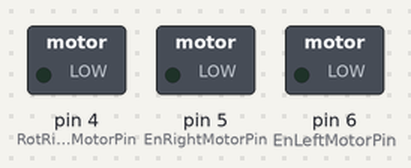
Bench run of a sketch on a simulated Arduino Uno, built with avr-gcc and run on an emulated ATmega328P. On the bench: switched loads named in the sketch (green lamp = pin HIGH). Dashed ring = blinking.

Above: at 0.5 s.
Timing chart, 0 to 4.6 s (numbered marks = the images above):
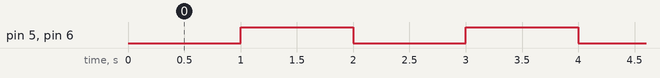

Measured:
- by itself, pin 5 (EnRightMotorPin), pin 6 (EnLeftMotorPin): alternates HIGH for 1.0 s and LOW for 1.0 s

The sketch:

19_robo_1_motor_test.ino
```cpp
/*  First Motor test
 *  Enable pins: 5, 6
 *  Rotation pins: 4, 7
 */

// constants won't change. Used here to set a pin number :
const int EnRightMotorPin =  5;      // the ENABLE pin
const int EnLeftMotorPin =  6;      // the ENABLE pin

const int RotRightMotorPin =  4;      // the ENABLE pin
const int RotLeftMotorPin =  7;      // the ENABLE pin

// Variables will change :
int EnRightState = LOW;             // Right motor is disabled
int EnLeftState = LOW;             // Left motor is disabled

int RotRight = LOW;             // Right motor rotation is Forward/LOW (Back is 'HIGH')
int RotLeft = LOW;             // Left motor rotation is Forward/LOW (Back is 'HIGH')

// constants won't change :
const long interval = 1000;           // interval (milliseconds)

// Generally, you should use "unsigned long" for variables that hold time
// The value will quickly become too large for an int to store
unsigned long previousMillis = 0;        // will store last changed time was updated

void setup() {
  // set the Arduino's digital pins as output:
  pinMode(EnRightMotorPin, OUTPUT);
  pinMode(EnLeftMotorPin, OUTPUT);
  pinMode(RotRightMotorPin, OUTPUT);
  pinMode(RotRightMotorPin, OUTPUT);
}

void loop() {
  // here is where you'd put code that needs to be running all the time.

  unsigned long currentMillis = millis();

  if (currentMillis - previousMillis >= interval) {
    // save the last time
    previousMillis = currentMillis;

    // if the ENABLE pin is off turn it on and vice-versa:
    if ( EnRightState == LOW) {
      EnRightState = HIGH;
      EnLeftState = HIGH;
    } else {
      EnRightState = LOW;
      EnLeftState = LOW;
    }

    // set the Enable Pin with the Pin State of the variable:
    digitalWrite(EnRightMotorPin, EnRightState);
    digitalWrite(EnLeftMotorPin, EnLeftState);
  }
}
```
